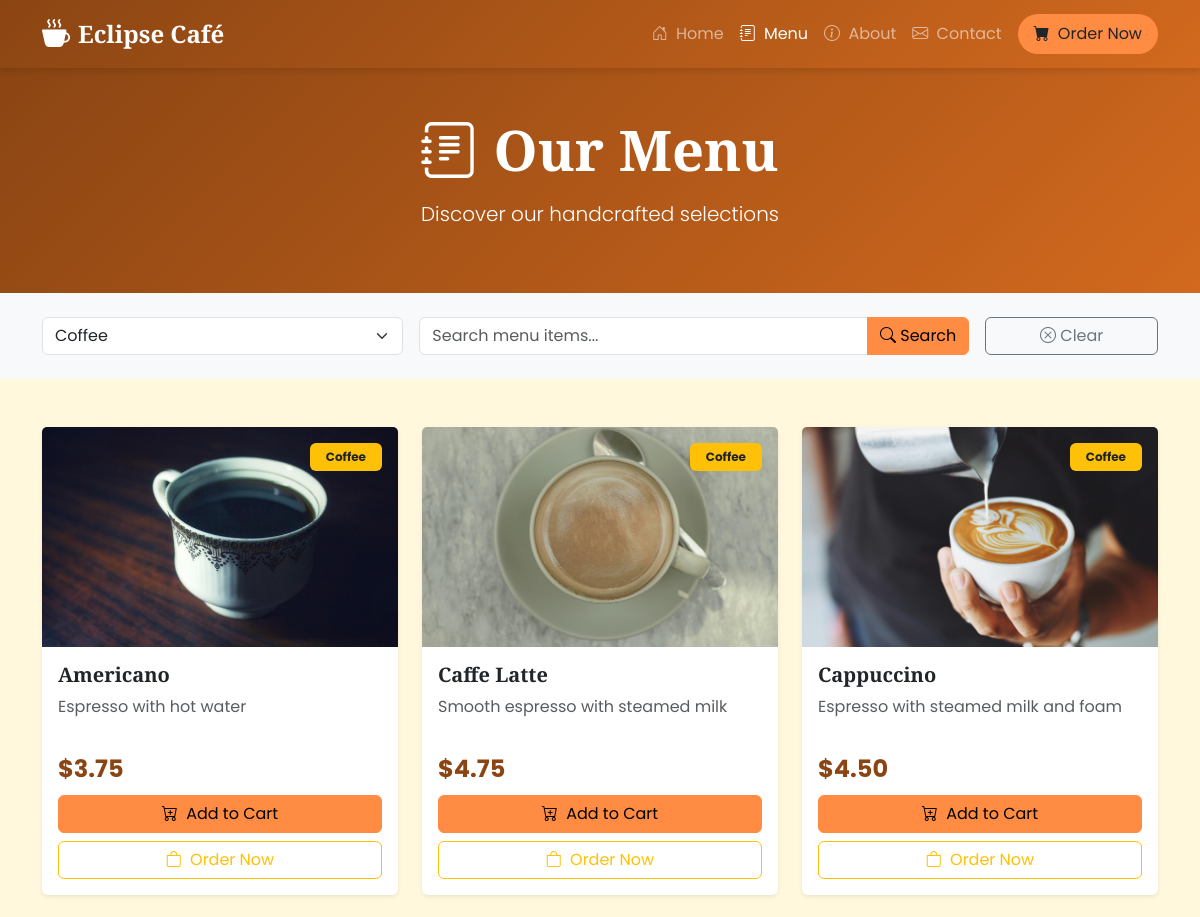
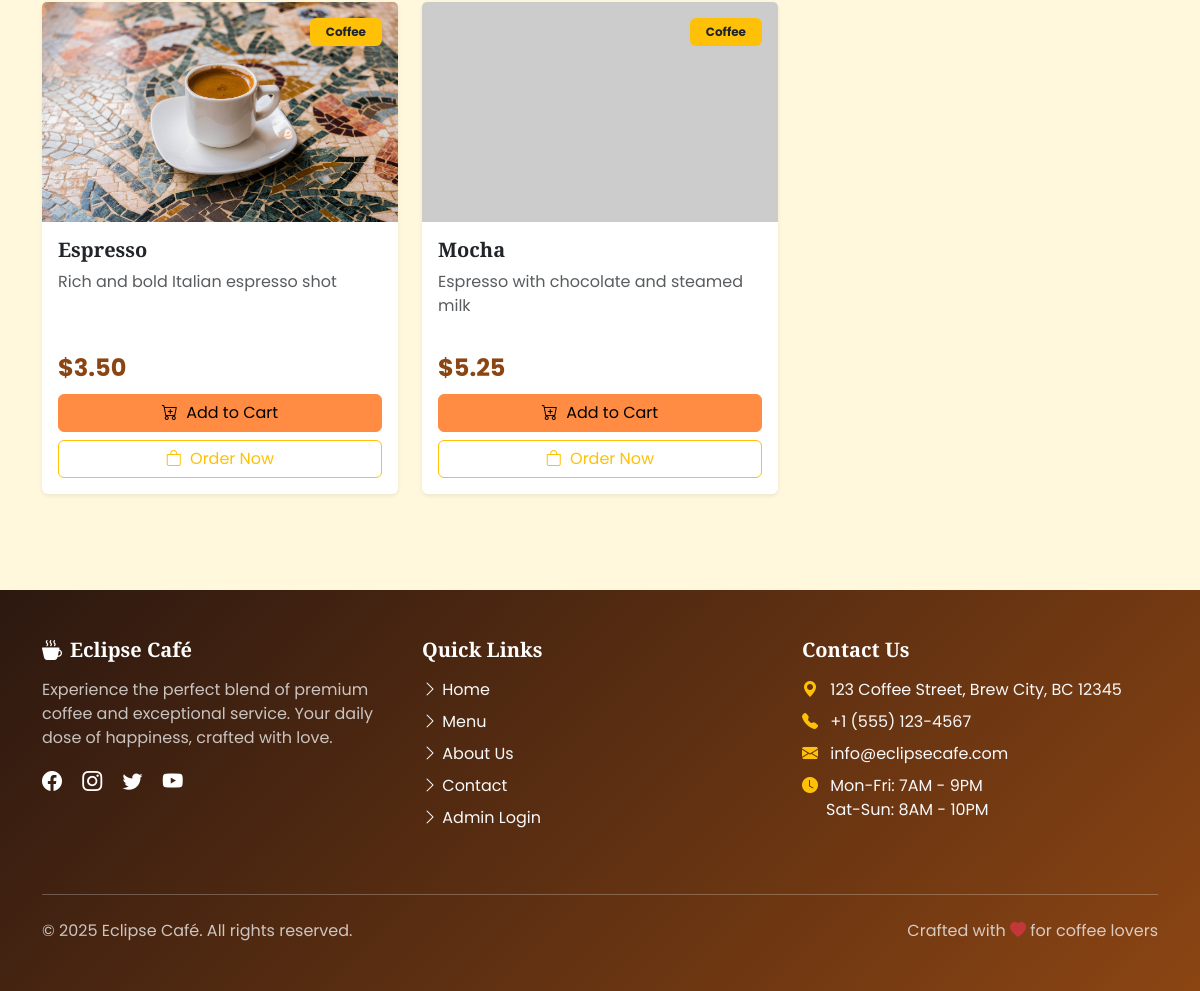
The app's page /pages/menu.php?category=Coffee with its own data (2 pictures, top to bottom).
### tables this page shows
CREATE TABLE menu_items (
    id INT PRIMARY KEY AUTO_INCREMENT,
    name VARCHAR(100) NOT NULL,
    description TEXT,
    price DECIMAL(10,2) NOT NULL,
    category VARCHAR(50) NOT NULL,
    image VARCHAR(255) DEFAULT 'default.jpg',
    is_available BOOLEAN DEFAULT TRUE,
    created_at TIMESTAMP DEFAULT CURRENT_TIMESTAMP,
    updated_at TIMESTAMP DEFAULT CURRENT_TIMESTAMP ON UPDATE CURRENT_TIMESTAMP,
    INDEX idx_category (category),
    INDEX idx_available (is_available)
);

### includes/db.php (called while the page is built, shortened)
<?php
function sanitize($data) {
    return htmlspecialchars($data, ENT_QUOTES, 'UTF-8');
}
function cleanInput($data) {
    $data = trim($data);
    $data = stripslashes($data);
    $data = htmlspecialchars($data);
    return $data;
}
?>

### pages/menu.php (the view, shortened to what this page needs)
<?php
require_once '../includes/db.php';
require_once '../includes/header.php';
try {
    $cat_stmt = $pdo->query("SELECT DISTINCT category FROM menu_items WHERE is_available = 1 ORDER BY category");
    $categories = $cat_stmt->fetchAll();
} catch (PDOException $e) {
    $categories = [];
}
$selected_category = isset($_GET['category']) ? cleanInput($_GET['category']) : 'all';
$search_term = isset($_GET['search']) ? cleanInput($_GET['search']) : '';
try {
    if ($selected_category === 'all' && empty($search_term)) {
        $stmt = $pdo->query("SELECT * FROM menu_items WHERE is_available = 1 ORDER BY category, name");
    } elseif ($selected_category !== 'all' && empty($search_term)) {
        $stmt = $pdo->prepare("SELECT * FROM menu_items WHERE category = ? AND is_available = 1 ORDER BY name");
        $stmt->execute([$selected_category]);
    } elseif (!empty($search_term) && $selected_category === 'all') {
        $stmt = $pdo->prepare("SELECT * FROM menu_items WHERE (name LIKE ? OR description LIKE ?) AND is_available = 1 ORDER BY name");
        $search_param = "%{$search_term}%";
        $stmt->execute([$search_param, $search_param]);
    } else {
        $stmt = $pdo->prepare("SELECT * FROM menu_items WHERE category = ? AND (name LIKE ? OR description LIKE ?) AND is_available = 1 ORDER BY name");
        $search_param = "%{$search_term}%";
        $stmt->execute([$selected_category, $search_param, $search_param]);
    }
    $menu_items = $stmt->fetchAll();
} catch (PDOException $e) {
    $menu_items = [];
}
?>
<div class="py-5 text-white text-center" style="background: linear-gradient(135deg, #8B4513 0%, #D2691E 100%);">
    <div class="container">
        <h1 class="display-4 fw-bold mb-3" style="font-family: 'Playfair Display', serif;">
            <i class="bi bi-journal-text me-3"></i>Our Menu
        </h1>
        <p class="lead">Discover our handcrafted selections</p>
    </div>
</div>
<section class="py-4 bg-light sticky-top" style="top: 56px; z-index: 999;">
    <div class="container">
        <form method="GET" class="row g-3 align-items-center">
            <div class="col-md-4">
                <select name="category" class="form-select" onchange="this.form.submit()">
                    <?php foreach ($categories as $cat): ?>
                        <option value="<?php echo sanitize($cat['category']); ?>" <?php echo $selected_category === $cat['category'] ? 'selected' : ''; ?>>
                            <?php echo sanitize($cat['category']); ?>
                        </option>
                    <?php endforeach; ?>
                </select>
            </div>
            <div class="col-md-6">
                <div class="input-group">
                    <input type="text" name="search" class="form-control" placeholder="Search menu items..." value="<?php echo sanitize($search_term); ?>">
                    <button class="btn btn-warning" type="submit"><i class="bi bi-search"></i> Search</button>
                </div>
            </div>
            <div class="col-md-2">
                <a href="menu.php" class="btn btn-outline-secondary w-100"><i class="bi bi-x-circle"></i> Clear</a>
            </div>
        </form>
    </div>
</section>
<section class="py-5" style="background-color: #FFF8DC;">
    <div class="container">
        <?php if (!empty($menu_items)): ?>
            <div class="row g-4">
                <?php foreach ($menu_items as $item): ?>
                <div class="col-md-6 col-lg-4">
                    <div class="card h-100 border-0 shadow-sm" style="transition: all 0.3s;" onmouseover="this.style.transform='translateY(-5px)'; this.style.boxShadow='0 10px 25px rgba(0,0,0,0.15)'" onmouseout="this.style.transform='translateY(0)'; this.style.boxShadow='0 1px 3px rgba(0,0,0,0.12)'">
                        <div class="position-relative overflow-hidden" style="height: 220px;">
                            <img src="/eclipse_cafe/uploads/<?php echo sanitize($item['image']); ?>" class="card-img-top w-100 h-100 object-fit-cover" alt="<?php echo sanitize($item['name']); ?>" onerror="this.src='https://via.placeholder.com/400x300?text=<?php echo urlencode($item['name']); ?>'">
                            <div class="position-absolute top-0 end-0 m-3">
                                <span class="badge bg-warning text-dark px-3 py-2"><?php echo sanitize($item['category']); ?></span>
                            </div>
                        </div>
                        <div class="card-body d-flex flex-column">
                            <h5 class="card-title fw-bold"><?php echo sanitize($item['name']); ?></h5>
                            <p class="card-text text-muted flex-grow-1"><?php echo sanitize($item['description']); ?></p>
                            <div class="mt-3">
                                <div class="d-flex justify-content-between align-items-center mb-2">
                                    <span class="fs-4 fw-bold" style="color: #8B4513;">$<?php echo number_format($item['price'], 2); ?></span>
                                </div>
                                <div class="d-grid gap-2">
                                    <form method="POST" class="d-inline">
                                        <button type="submit" name="quick_add" class="btn btn-warning w-100">
                                            <i class="bi bi-cart-plus me-1"></i> Add to Cart
                                        </button>
                                    </form>
                                    <a href="order.php?item_id=<?php echo $item['id']; ?>" class="btn btn-outline-warning">
                                        <i class="bi bi-bag me-1"></i> Order Now
                                    </a>
                                </div>
                            </div>
                        </div>
                    </div>
                </div>
                <?php endforeach; ?>
            </div>
        <?php endif; ?>
    </div>
</section>
<?php require_once '../includes/footer.php'; ?>

### css/style.css (style rules this page uses)
:root { --primary-color: #8B4513; --secondary-color: #D2691E; --accent-color: #FF8C42; --dark-color: #2C1810; --light-color: #FFF8DC; }
body { font-family: 'Poppins', sans-serif; }
h1, h2, h3, h4, h5, h6 { font-family: 'Playfair Display', serif; }
.btn-warning { background-color: var(--accent-color); border-color: var(--accent-color); }
.object-fit-cover { object-fit: cover; }
.card, .btn { transition: all 0.3s ease; }

### includes/header.php (style rules this page uses)
:root { --primary-color: #8B4513; --secondary-color: #D2691E; --accent-color: #FF8C42; --dark-color: #2C1810; --light-color: #FFF8DC; }
body { font-family: 'Poppins', sans-serif; background-color: #FFF8DC; }
h1, h2, h3, h4, h5, h6 { font-family: 'Playfair Display', serif; }

### records on screen
menu_items: image (picture), category "Coffee", name "Americano", description "Espresso with hot water", price "3.75"
menu_items: image (picture), category "Coffee", name "Caffe Latte", description "Smooth espresso with steamed milk", price "4.75"
menu_items: image (picture), category "Coffee", name "Cappuccino", description "Espresso with steamed milk and foam", price "4.50"
menu_items: image (picture), category "Coffee", name "Espresso", description "Rich and bold Italian espresso shot", price "3.50"
menu_items: category "Coffee", name "Mocha", description "Espresso with chocolate and steamed milk", price "5.25"

### other values on screen
form field category "Coffee"
